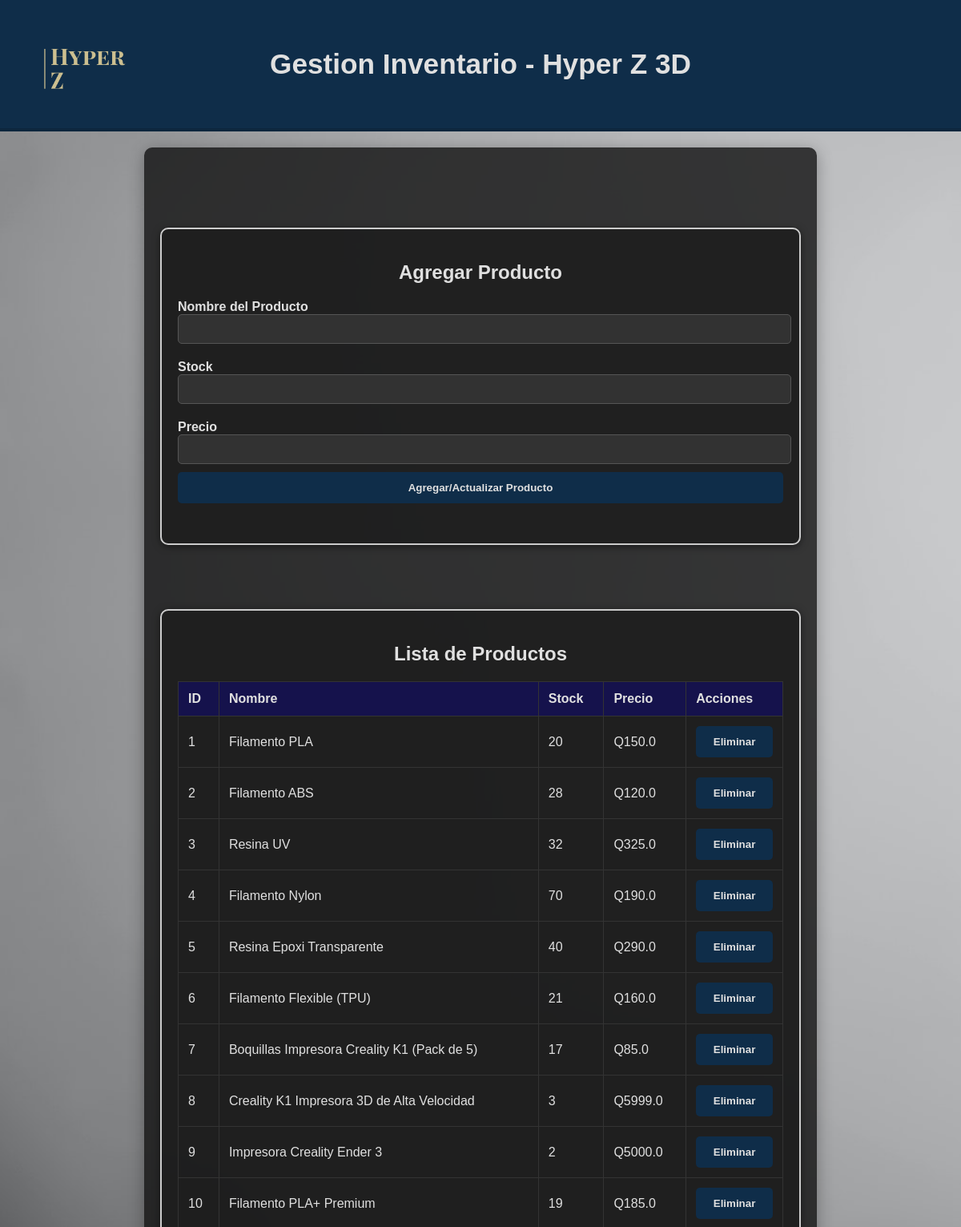
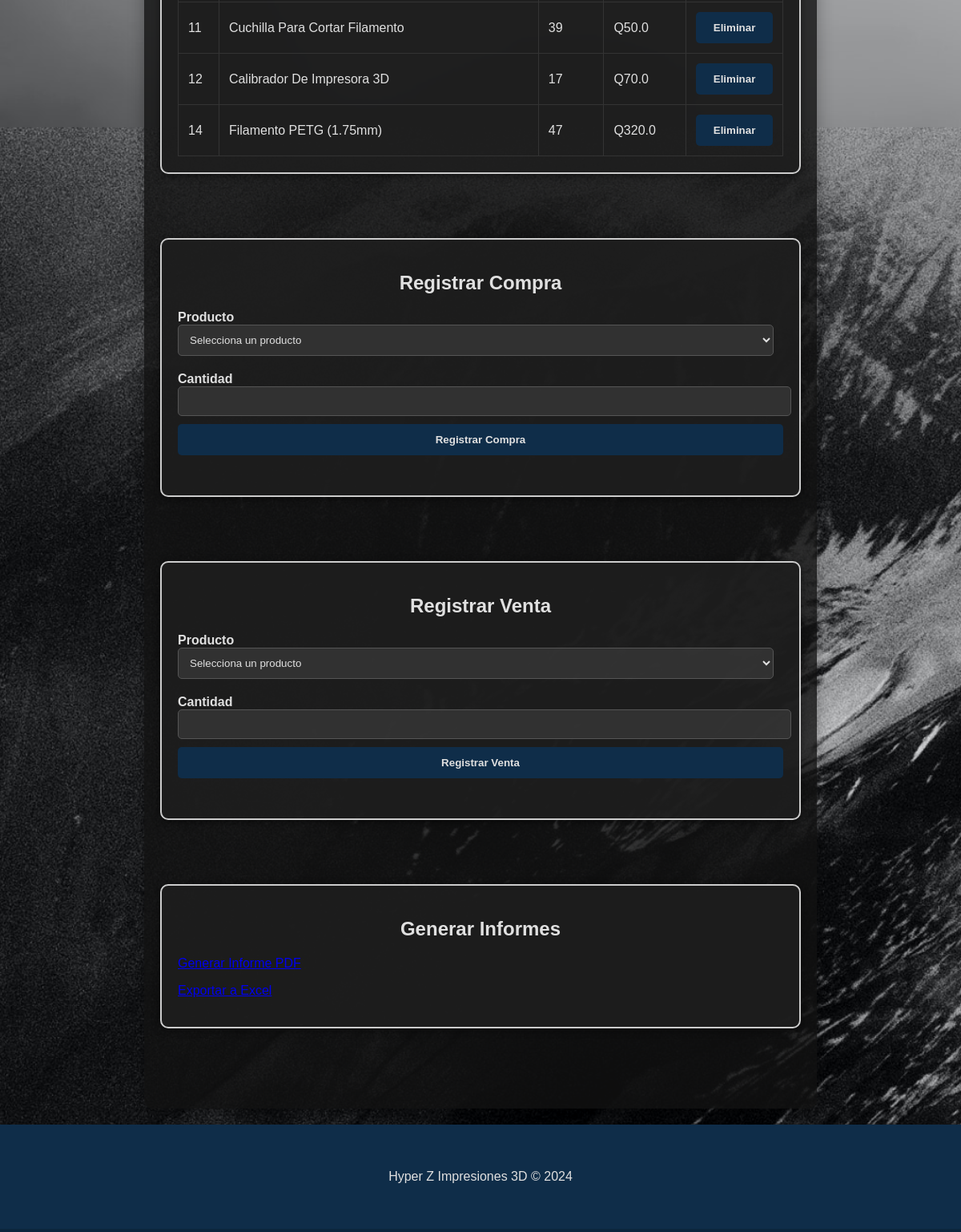
/ (signed in), run on the app's committed database (2 pictures, top to bottom).
### tables this page shows
CREATE TABLE productos (
                    id INTEGER PRIMARY KEY,
                    nombre TEXT NOT NULL,
                    stock INTEGER NOT NULL,
                    precio REAL NOT NULL
                    );

### app.py (the view)
@app.route('/')
def index():
    if not session.get('logged_in'):
        return redirect(url_for('login'))
    conn = get_db_connection()
    cursor = conn.cursor()
    cursor.execute('SELECT * FROM productos')
    productos = cursor.fetchall()
    conn.close()
    return render_template('index.html', productos=productos)

### app.py (called while the page is built)
def get_db_connection():
    conn = sqlite3.connect(DATABASE_URL)
    conn.row_factory = sqlite3.Row
    return conn

@app.before_request
def require_login():
    if not session.get('logged_in') and request.endpoint != 'login':
        return redirect(url_for('login'))

### templates/index.html (shortened to what this page needs)
<!DOCTYPE html>
<html lang="es">
<head>
    <link rel="stylesheet" href="{{ url_for('static', filename='style.css') }}">
</head>
<body>
<header>
    <img src="{{ url_for('static', filename='logo.png') }}" alt="Logo" class="logo">
    <h1>Gestion Inventario - Hyper Z 3D</h1>
</header>
<main>
    <div class="section">
        <h2>Agregar Producto</h2>
        <form action="/add_product" method="post" class="form-section">
            <label for="nombre">Nombre del Producto</label>
            <input type="text" id="nombre" name="nombre" required>
            <label for="stock">Stock</label>
            <input type="number" id="stock" name="stock" required>
            <label for="precio">Precio</label>
            <input type="number" id="precio" name="precio" step="0.01" required>
            <input type="submit" value="Agregar/Actualizar Producto">
        </form>
    </div>
    <div class="section">
        <h2>Lista de Productos</h2>
        <table>
            <tr>
                <th>ID</th>
                <th>Nombre</th>
                <th>Stock</th>
                <th>Precio</th>
                <th>Acciones</th>
            </tr>
            {% for producto in productos %}
            <tr>
                <td>{{ producto.id }}</td>
                <td>{{ producto.nombre }}</td>
                <td>{{ producto.stock }}</td>
                <td>Q{{ producto.precio }}</td>
                <td>
                    <form action="/eliminar_producto" method="post" style="display:inline;">
                        <button type="submit">Eliminar</button>
                    </form>
                </td>
            </tr>
            {% endfor %}
        </table>
    </div>
    <div class="section">
        <h2>Registrar Compra</h2>
        <form action="/registrar_compra" method="post" class="form-section">
            <label for="producto_id_compra">Producto</label>
            <select id="producto_id_compra" name="producto_id" required>
                <option value="" disabled selected>Selecciona un producto</option>
            </select>
            <label for="cantidad_compra">Cantidad</label>
            <input type="number" id="cantidad_compra" name="cantidad" required>
            <button type="submit">Registrar Compra</button>
        </form>
    </div>
    <div class="section">
        <h2>Registrar Venta</h2>
        <form action="/registrar_venta" method="post" class="form-section">
            <label for="producto_id_venta">Producto</label>
            <select id="producto_id_venta" name="producto_id" required>
                <option value="" disabled selected>Selecciona un producto</option>
            </select>
            <label for="cantidad_venta">Cantidad</label>
            <input type="number" id="cantidad_venta" name="cantidad" required>
            <button type="submit">Registrar Venta</button>
        </form>
    </div>
    <div class="section">
        <h2>Generar Informes</h2>
        <section class="reports-links">
            <p><a href="/informe">Generar Informe PDF</a></p>
            <p><a href="/reporte_excel">Exportar a Excel</a></p>
        </section>
    </div>
</main>
<footer>
    <p>Hyper Z Impresiones 3D &copy; 2024</p>
</footer>
</body>
</html>

### static/style.css (style rules this page uses)
body { font-family: Arial, sans-serif; background-image: url('/static/mountain.jpg'); background-size: cover; background-attachment: fixed; color: #E0E0E0; margin: 0; padding: 0; }
header, footer { background: rgba(15, 45, 73, 1); color: #E0E0E0; padding: 40px; text-align: center; border-bottom: 4px solid #0c263d; }
h1, h2 { color: #E0E0E0; font-weight: 800; text-align: center; margin: 20px 0; }
h1 { font-size: 2.2em; }
main { background: rgba(18, 18, 18, 0.8); margin: 20px auto; padding: 20px; border-radius: 10px; box-shadow: 0 4px 20px rgba(0, 0, 0, 0.3); width: 90%; max-width: 800px; overflow: auto; }
.form-section { margin-bottom: 30px; }
label { font-weight: bold; display: block; margin-top: 10px; }
input[type="text"], input[type="number"], select { width: calc(100% - 12px); padding: 10px; background-color: rgba(51, 51, 51, 0.9); color: #E0E0E0; border: 1px solid #555555; border-radius: 5px; transition: border 0.3s; margin-bottom: 10px; }
button, input[type="submit"] { background-color: #0f2d49; color: #E0E0E0; border: none; padding: 12px; border-radius: 5px; cursor: pointer; font-weight: bold; width: 100%; transition: background-color 0.3s, transform 0.2s; }
table { width: 100%; border-collapse: collapse; margin-top: 20px; }
th, td { padding: 12px; border: 1px solid #333333; text-align: left; }
th { background-color: #15124c; color: #E0E0E0; }
tr:nth-child(even) { background-color: rgba(30, 30, 30, 0.8); }
.logo { width: 80%; max-width: 150px; height: auto; position: absolute; top: 10px; left: 30px; }
.section { margin: 80px 0; padding: 20px; border-radius: 10px; background-color: rgba(30, 30, 30, 0.9); box-shadow: 0 2px 10px rgba(0, 0, 0, 0.5); border: 2px solid #ccc; }

### data on the page
productos: id "1", nombre "Filamento PLA", stock "20", precio "150.0"
productos: id "2", nombre "Filamento ABS", stock "28", precio "120.0"
productos: id "3", nombre "Resina UV", stock "32", precio "325.0"
productos: id "4", nombre "Filamento Nylon", stock "70", precio "190.0"
productos: id "5", nombre "Resina Epoxi Transparente", stock "40", precio "290.0"
productos: id "6", nombre "Filamento Flexible (TPU)", stock "21", precio "160.0"
productos: id "7", nombre "Boquillas Impresora Creality K1 (Pack de 5)", stock "17", precio "85.0"
productos: id "8", nombre "Creality K1 Impresora 3D de Alta Velocidad", stock "3", precio "5999.0"
productos: id "9", nombre "Impresora Creality Ender 3", stock "2", precio "5000.0"
productos: id "10", nombre "Filamento PLA+ Premium", stock "19", precio "185.0"
productos: id "11", nombre "Cuchilla Para Cortar Filamento", stock "39", precio "50.0"
productos: id "12", nombre "Calibrador De Impresora 3D", stock "17", precio "70.0"
productos: id "14", nombre "Filamento PETG (1.75mm)", stock "47", precio "320.0"
